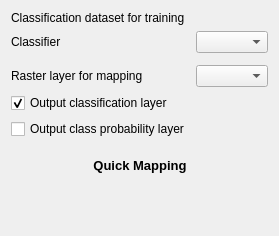
      <widget class="QWidget" name="tab_13">
       <property name="layoutDirection">
        <enum>Qt::LeftToRight</enum>
       </property>
       <attribute name="title">
        <string>Quick Mapping</string>
       </attribute>
       <layout class="QVBoxLayout" name="verticalLayout_5" stretch="2,0,0">
        <item>
         <layout class="QFormLayout" name="formLayout_10">
          <item row="0" column="0">
           <widget class="QLabel" name="label_50">
            <property name="text">
             <string>Classification dataset for training</string>
            </property>
           </widget>
          </item>
          <item row="1" column="0">
           <widget class="QLabel" name="label_47">
            <property name="sizePolicy">
             <sizepolicy hsizetype="Fixed" vsizetype="Preferred">
              <horstretch>0</horstretch>
              <verstretch>0</verstretch>
             </sizepolicy>
            </property>
            <property name="minimumSize">
             <size>
              <width>120</width>
              <height>0</height>
             </size>
            </property>
            <property name="text">
             <string>Classifier</string>
            </property>
           </widget>
          </item>
          <item row="3" column="0">
           <widget class="QLabel" name="label_45">
            <property name="minimumSize">
             <size>
              <width>120</width>
              <height>0</height>
             </size>
            </property>
            <property name="text">
             <string>Raster layer for mapping</string>
            </property>
           </widget>
          </item>
          <item row="3" column="1">
           <widget class="QgsMapLayerComboBox" name="mQuickFeatures">
            <property name="sizePolicy">
             <sizepolicy hsizetype="Preferred" vsizetype="Fixed">
              <horstretch>2</horstretch>
              <verstretch>0</verstretch>
             </sizepolicy>
            </property>
            <property name="currentIndex">
             <number>-1</number>
            </property>
            <property name="allowEmptyLayer">
             <bool>true</bool>
            </property>
           </widget>
          </item>
          <item row="0" column="1">
           <widget class="ProcessingParameterClassificationDatasetWidget" name="mQuickDataset" native="true"/>
          </item>
          <item row="4" column="0">
           <widget class="QCheckBox" name="mQuickCheckPredictedClassification">
            <property name="text">
             <string>Output classification layer</string>
            </property>
            <property name="checked">
             <bool>true</bool>
            </property>
           </widget>
          </item>
          <item row="5" column="0">
           <widget class="QCheckBox" name="mQuickCheckPredictedProbability">
            <property name="text">
             <string>Output class probability layer</string>
            </property>
           </widget>
          </item>
          <item row="4" column="1">
           <widget class="QgsFileWidget" name="mQuickFilePredictedClassification">
            <property name="sizePolicy">
             <sizepolicy hsizetype="Preferred" vsizetype="Preferred">
              <horstretch>0</horstretch>
              <verstretch>0</verstretch>
             </sizepolicy>
            </property>
            <property name="filter">
             <string>*.tif</string>
            </property>
            <property name="storageMode">
             <enum>QgsFileWidget::SaveFile</enum>
            </property>
            <property name="relativeStorage">
             <enum>QgsFileWidget::RelativeDefaultPath</enum>
            </property>
           </widget>
          </item>
          <item row="5" column="1">
           <widget class="QgsFileWidget" name="mQuickFilePredictedProbability">
            <property name="sizePolicy">
             <sizepolicy hsizetype="Preferred" vsizetype="Preferred">
              <horstretch>0</horstretch>
              <verstretch>0</verstretch>
             </sizepolicy>
            </property>
            <property name="filter">
             <string>*.tif</string>
            </property>
            <property name="storageMode">
             <enum>QgsFileWidget::SaveFile</enum>
            </property>
            <property name="relativeStorage">
             <enum>QgsFileWidget::RelativeDefaultPath</enum>
            </property>
           </widget>
          </item>
          <item row="1" column="1">
           <layout class="QHBoxLayout" name="horizontalLayout_4">
            <item>
             <widget class="QComboBox" name="mQuickComboClassifier">
              <property name="sizePolicy">
               <sizepolicy hsizetype="Preferred" vsizetype="Preferred">
                <horstretch>0</horstretch>
                <verstretch>0</verstretch>
               </sizepolicy>
              </property>
             </widget>
            </item>
           </layout>
          </item>
          <item row="2" column="1">
           <widget class="CodeEditWidget" name="mQuickCodeClassifier" native="true">
            <property name="sizePolicy">
             <sizepolicy hsizetype="Expanding" vsizetype="Expanding">
              <horstretch>1</horstretch>
              <verstretch>2</verstretch>
             </sizepolicy>
            </property>
           </widget>
          </item>
         </layout>
        </item>
        <item>
         <widget class="QFrame" name="frame">
          <layout class="QGridLayout" name="gridLayout">
           <item row="0" column="2">
            <spacer name="horizontalSpacer_8">
             <property name="orientation">
              <enum>Qt::Horizontal</enum>
             </property>
             <property name="sizeHint" stdset="0">
              <size>
               <width>40</width>
               <height>20</height>
              </size>
             </property>
            </spacer>
           </item>
           <item row="0" column="1">
            <widget class="QToolButton" name="mRunQuickMapping">
             <property name="sizePolicy">
              <sizepolicy hsizetype="Fixed" vsizetype="Fixed">
               <horstretch>0</horstretch>
               <verstretch>0</verstretch>
              </sizepolicy>
             </property>
             <property name="minimumSize">
              <size>
               <width>0</width>
               <height>0</height>
              </size>
             </property>
             <property name="font">
              <font>
               <pointsize>10</pointsize>
               <weight>75</weight>
               <bold>true</bold>
              </font>
             </property>
             <property name="text">
              <string>Quick Mapping</string>
             </property>
             <property name="icon">
              <iconset>
               <normaloff>:/images/themes/default/propertyicons/action.svg</normaloff>:/images/themes/default/propertyicons/action.svg</iconset>
             </property>
             <property name="iconSize">
              <size>
               <width>64</width>
               <height>64</height>
              </size>
             </property>
             <property name="toolButtonStyle">
              <enum>Qt::ToolButtonTextUnderIcon</enum>
             </property>
             <property name="autoRaise">
              <bool>true</bool>
             </property>
            </widget>
           </item>
           <item row="0" column="0">
            <spacer name="horizontalSpacer_7">
             <property name="orientation">
              <enum>Qt::Horizontal</enum>
             </property>
             <property name="sizeHint" stdset="0">
              <size>
               <width>40</width>
               <height>20</height>
              </size>
             </property>
            </spacer>
           </item>
          </layout>
         </widget>
        </item>
        <item>
         <spacer name="verticalSpacer_2">
          <property name="orientation">
           <enum>Qt::Vertical</enum>
          </property>
          <property name="sizeHint" stdset="0">
           <size>
            <width>20</width>
            <height>40</height>
           </size>
          </property>
         </spacer>
        </item>
       </layout>
      </widget>
